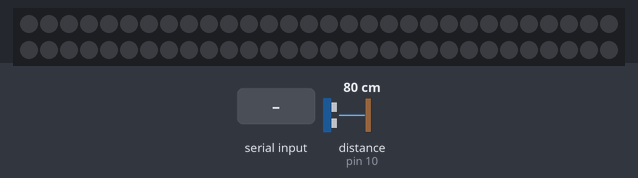
The sketch below on a simulated Arduino Uno, built with avr-gcc and run on an emulated ATmega328P. Parts: 60 RGB LEDs in strip order, left to right, continuing on the next row. The test bench sets the inputs (shaded band); at power-on: distance to the obstacle (sensor on pin 10) 80 cm. The echo pulse lasts 58.3 µs per cm; dim RGB values are drawn brighter than linear; what the sketch prints to the serial monitor is not drawn.

Above: at 1.0 s.
1.1 s: "1" received over Serial
At 1.7 s:
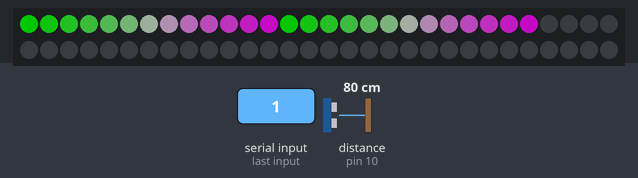
At 2.56 s:
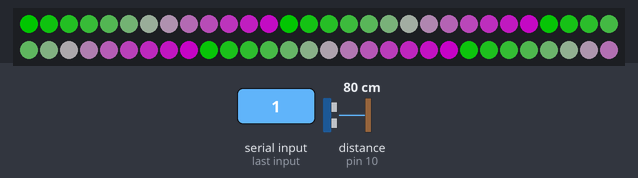
3.6 s: "0" received over Serial
Timing chart, 0 to 6.6 s (numbered marks = the images above; inputs shaded):
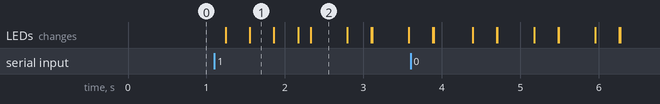

Measured:
- after the input at 1.1 s, the LEDs: first change after 0.15 s (image 1 shows a later state)
- what the display in image 2 shows lasts 0.5 s, from 2.3 s to 2.8 s

The sketch:

FinalProject_WIP2.ino
```cpp
#include <FastLED.h>
#define led_Pin 13
#define NUM_LEDS 60
CRGB leds[NUM_LEDS];

const int trigPin = 11;
const int echoPin = 10;
const int photocellPin = A1;
const int potPin = A0;
const int potPin2 = A5;

int pingTime;
float distance;
int valDistance=0;
int valueOfPhC=0;
int valOfPot=0;
int valOfPot2=0;
int inByte = 0;
int valueOfAmp;
int ampMap;

void setup() {
  Serial.begin(9600);

  while (!Serial) {
    ;
    }

  pinMode(trigPin,OUTPUT);
  pinMode(echoPin, INPUT);
//  pinMode(potPin,INPUT);
//  pinMode(potPin2,INPUT);
  pinMode(photocellPin,INPUT);

  FastLED.addLeds<WS2812,led_Pin, GRB>(leds,NUM_LEDS);
  FastLED.setMaxPowerInVoltsAndMilliamps(5,500);
  FastLED.clear();
  FastLED.show();

  establishContact();
}

void loop() {
  if(Serial.available()){
    valueOfAmp = Serial.read();
    delay(10);

    }
  ampMap=map(valueOfAmp,0,255,0,25);

  digitalWrite(trigPin,LOW);
  delayMicroseconds(2);
  digitalWrite(trigPin, HIGH);
  delayMicroseconds(10);
  digitalWrite(trigPin, LOW);
  pingTime = pulseIn(echoPin,HIGH);
  distance = (pingTime * 0.0343)/2;
  delay(10);

  //  Serial.print("Distance: ");
//  Serial.print(distance);
//  Serial.println(".cm");
//  delay(500);


   for(int i=0; i<NUM_LEDS;i++){
      leds[i] = CRGB(20*i,255-20*i,20*i);
      FastLED.setBrightness(ampMap*i);
      FastLED.show();
      delay(10);

    }


  if(Serial.available()>0) {
   inByte = Serial.read();

  valDistance= int (map(distance,0,100,0,255));
  delay(10);
  valOfPot = map(analogRead(potPin),0,1023,0,255);
  delay(10);
  valueOfPhC = map(analogRead(photocellPin),0,1023,0,255);
  delay(10);
  valOfPot2 = map(analogRead(potPin2),0,1023,0,255);

  Serial.write(valDistance);
    Serial.write(valOfPot);
  Serial.write(valueOfPhC);

  Serial.write(valOfPot2);
   }

  }

void establishContact(){
  while (Serial.available() <=0) {
    Serial.print('A');
    delay(400);
    }
  }
```
